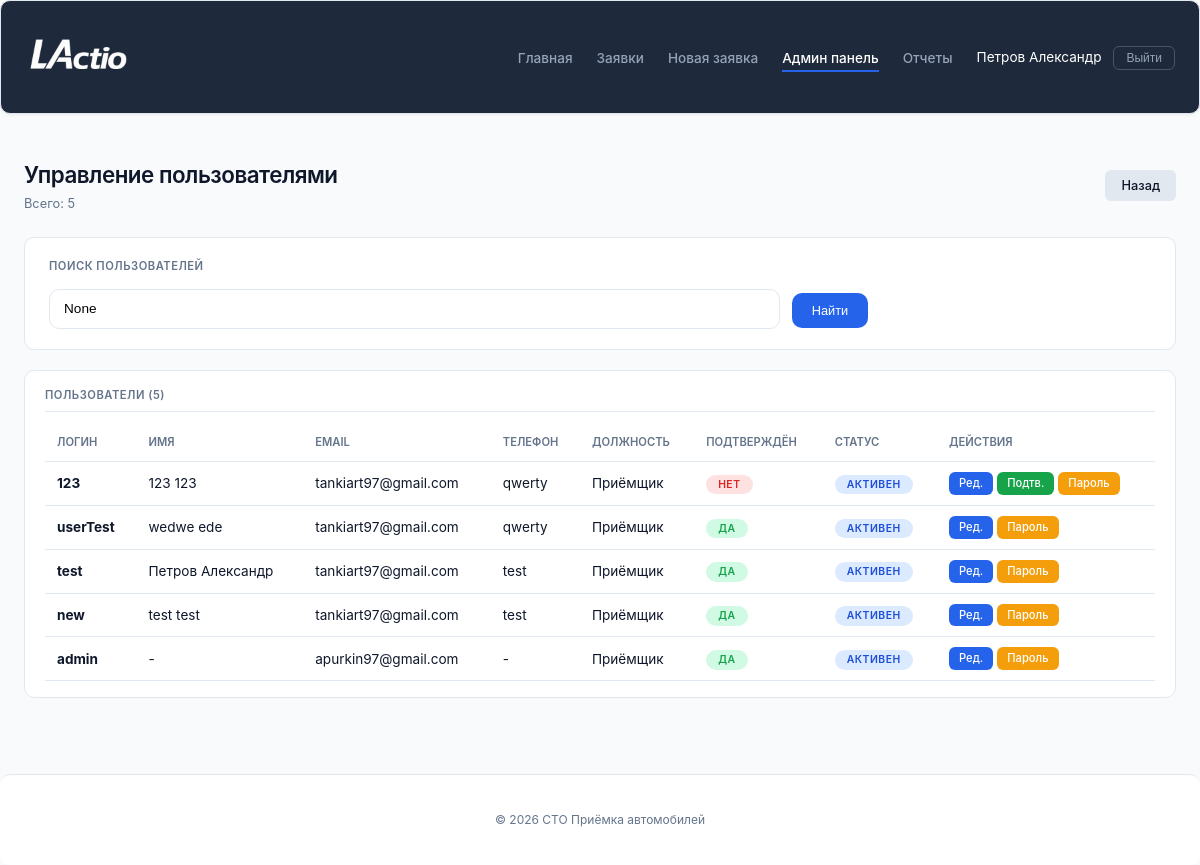
The app's page /admin-panel/users/ (signed in), older data.
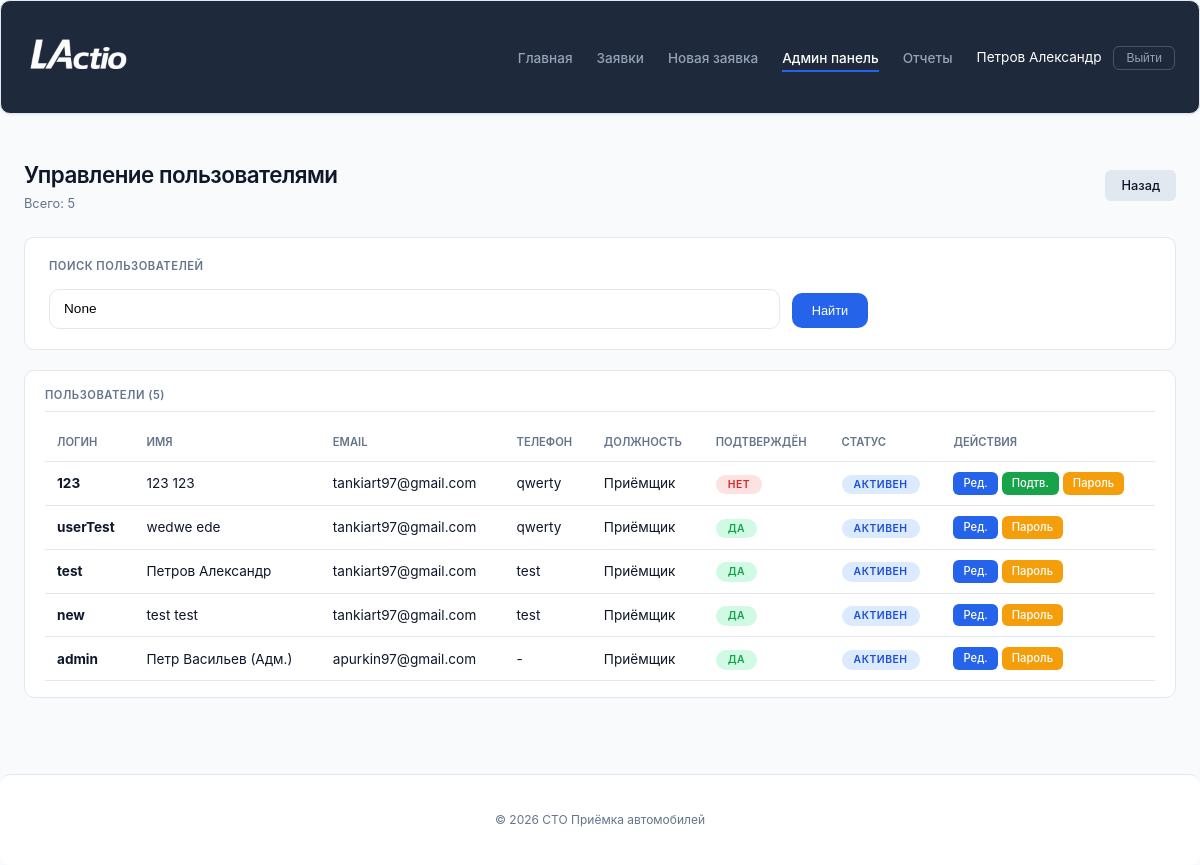
The same page, newer data.
### service_reception/models.py (models this page shows, shortened)
class User(AbstractUser):
    POSITION_CHOICES = [
        ('admin', 'Администратор'),
        ('receptionist', 'Приёмщик'),
        ('master', 'Мастер'),
    ]
    phone = models.CharField(max_length=20, blank=True, verbose_name='Телефон')
    position = models.CharField(max_length=50, choices=POSITION_CHOICES, default='receptionist', verbose_name='Должность')
    avatar = models.ImageField(upload_to='avatars/', blank=True, null=True, verbose_name='Фото')
    is_approved = models.BooleanField(default=False, verbose_name='Подтверждён администратором')
    class Meta:
        verbose_name = 'Пользователь'
        verbose_name_plural = 'Пользователи'

### service_reception/admin_views.py (the view, shortened to what this page needs)
# urls.py: path('admin-panel/users/', admin_views.admin_users, name='admin_users'),
@login_required
@user_passes_test(is_admin)
def admin_users(request):
    users = User.objects.all().order_by('-date_joined')
    search = request.GET.get('search')
    context = {'users': users, 'search': search}
    return render(request, 'reception/admin/users.html', context)

### service_reception/admin_views.py (called while the page is built)
def is_admin(user):
    return user.is_staff or user.is_superuser

### service_reception/templates/reception/admin/users.html (shortened to what this page needs)
{% extends 'reception/base.html' %}
{% block content %}
<div class="page_header">
    <div>
        <div class="title">Управление пользователями</div>
        <div class="subtitle">Всего: {{ users.count }}</div>
    </div>
    <div class="actions">
        <a href="{% url 'service_reception:admin_dashboard' %}" class="btn btn_secondary">Назад</a>
    </div>
</div>
<div class="search_section">
    <div class="search_title">Поиск пользователей</div>
    <form method="get" class="search_form">
        <div class="search_field_group" style="grid-column: span 2;">
            <input type="text" name="search" class="search_field_input" placeholder="Поиск по имени, логину, email..." value="{{ search }}">
        </div>
        <div class="search_buttons">
            <button type="submit" class="btn btn_primary">Найти</button>
        </div>
    </form>
</div>
<div class="card">
    <div class="card_header">Пользователи ({{ users.count }})</div>
    {% if users %}
    <div class="table_wrapper">
        <table class="data_table">
            <thead>
                <tr>
                    <th class="data_table_header">Логин</th>
                    <th class="data_table_header">Имя</th>
                    <th class="data_table_header">Email</th>
                    <th class="data_table_header">Телефон</th>
                    <th class="data_table_header">Должность</th>
                    <th class="data_table_header">Подтверждён</th>
                    <th class="data_table_header">Статус</th>
                    <th class="data_table_header">Действия</th>
                </tr>
            </thead>
            <tbody>
                {% for u in users %}
                <tr>
                    <td class="data_table_cell"><strong>{{ u.username }}</strong></td>
                    <td class="data_table_cell">{{ u.get_full_name|default:"-" }}</td>
                    <td class="data_table_cell">{{ u.email|default:"-" }}</td>
                    <td class="data_table_cell">{{ u.phone|default:"-" }}</td>
                    <td class="data_table_cell">{{ u.get_position_display }}</td>
                    <td class="data_table_cell">
                        {% if u.is_approved %}
                            <span class="status_badge status_completed">Да</span>
                        {% else %}
                            <span class="status_badge status_cancelled">Нет</span>
                        {% endif %}
                    </td>
                    <td class="data_table_cell">
                        {% if u.is_active %}
                            <span class="status_badge status_active">Активен</span>
                        {% else %}
                            <span class="status_badge status_draft">Заблокирован</span>
                        {% endif %}
                    </td>
                    <td class="data_table_cell">
                        <div style="display: flex; gap: 4px; flex-wrap: wrap;">
                            <a href="{% url 'service_reception:admin_user_detail' u.id %}" class="btn btn_primary btn_small">Ред.</a>
                            {% if not u.is_approved %}
                            <a href="{% url 'service_reception:admin_user_approve' u.id %}" class="btn btn_success btn_small">Подтв.</a>
                            {% endif %}
                            <a href="{% url 'service_reception:admin_user_change_password' u.id %}" class="btn btn_warning btn_small">Пароль</a>
                        </div>
                    </td>
                </tr>
                {% endfor %}
            </tbody>
        </table>
    </div>
    {% else %}
    <div class="empty_state">Пользователи не найдены</div>
    {% endif %}
</div>
{% endblock %}

Row changes from the older to the newer data that the page shows:
changed User "admin": get_full_name "-" → "Петр Васильев (Адм.)"
